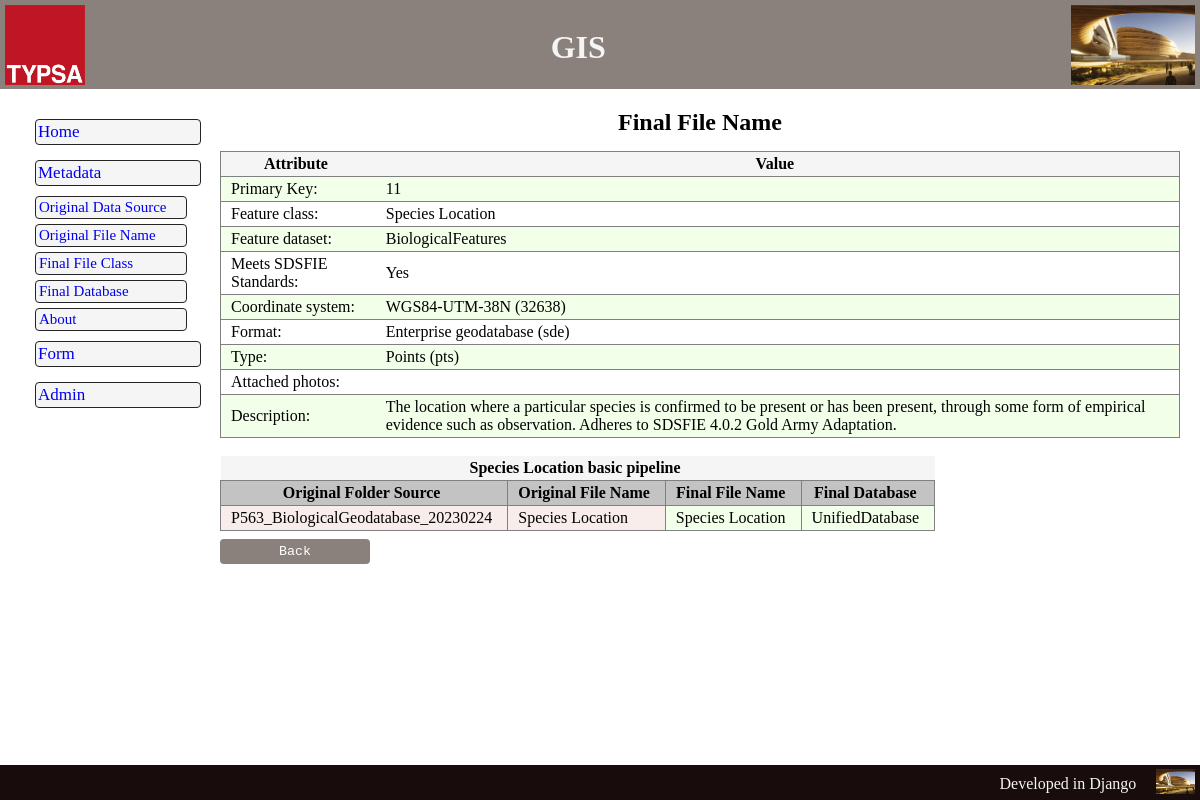
Page /metadata/ffn-detail/11/ on the committed database.
### app_satoc/models.py (models this page shows, shortened)
class FinalFileName(models.Model):
    ffn_id = models.BigAutoField(primary_key=True, verbose_name="Primary Key")
    ffn_ofs = models.ForeignKey(OriginalFolderSource, on_delete=models.SET_NULL, blank=True, null=True, verbose_name="Original Folder Source")
    ffn_ofn = ChainedForeignKey(
                                OriginalFileName,
                                chained_field="ffn_ofs",
                                chained_model_field="ofn_ofs",
                                show_all=False,
                                auto_choose=True,
                                sort=True,
                                verbose_name="Original File Name")
    ffn_fdb = models.ForeignKey(FinalDatabase, on_delete=models.SET_NULL, blank=True, null=True, verbose_name="Final Database")
    ffn_featureclass = models.CharField(max_length=80, unique=True, verbose_name="Final Feature Class Name")
    ffn_featuredataset = models.CharField(max_length=80, verbose_name="Final Feature Dataset Name")
    ffn_standard_sdsfie = models.BooleanField(default=False, verbose_name="Adheres to the SDSFIE standard")
    ffn_type = models.ForeignKey(DomainType, on_delete=models.SET_NULL, blank=True, null=True, verbose_name="Type")
    ffn_format = models.ForeignKey(DomainFormat, on_delete=models.SET_NULL, blank=True, null=True, verbose_name="Format")
    ffn_epsg = models.ForeignKey(DomainEPSG, on_delete=models.SET_NULL, blank=True, null=True, verbose_name="EPSG")
    ffn_description = models.TextField(null=True, blank=True, verbose_name="Description")

class DomainEPSG(models.Model):
    dom_cd_epsg = models.BigIntegerField(primary_key=True, verbose_name="EPSG Code")
    dom_sg_epsg = models.CharField(max_length=20, verbose_name="EPSG Acronym")
    dom_nm_epsg = models.CharField(max_length=30, verbose_name="EPSG Name")
    def __str__(self):
        return '{0} ({1})'.format(self.dom_sg_epsg, self.dom_cd_epsg)

class DomainFormat(models.Model):
    dom_sg_format = models.CharField(primary_key=True, max_length=4, verbose_name="Format Acronym")
    dom_nm_format = models.CharField(max_length=30, unique=True, verbose_name="Format Name")
    def __str__(self):
        return '{0} ({1})'.format(self.dom_nm_format, self.dom_sg_format)

class DomainType(models.Model):
    dom_cd_type = models.BigAutoField(primary_key=True, verbose_name="Type code")
    dom_sg_type = models.CharField(max_length=10, unique=True, verbose_name="Type Acronym")
    dom_nm_type = models.CharField(max_length=30, unique=True, verbose_name="Type Name")
    def __str__(self):
        return '{0} ({1})'.format(self.dom_nm_type, self.dom_sg_type)

class OriginalFolderSource(models.Model):
    ofs_id = models.BigAutoField(primary_key=True, verbose_name="Primary Key")
    ofs_name = models.CharField(max_length=80, unique=True, verbose_name="Name")
    ofs_receiptdate = models.DateField(blank=True, null=True, verbose_name="Receipt Date")
    ofs_meansofreceipt = models.CharField(max_length=20, blank=True, null=True, verbose_name="Means of Receipt")
    ofs_storageplace = models.CharField(max_length=150, blank=True, null=True, verbose_name="Storage Place")  ### Considering to use models.FilePathField
    ofs_size = models.IntegerField(blank=True, null=True, verbose_name="Size (MB)")
    ofs_featureclass = models.SmallIntegerField(blank=True, null=True, verbose_name="Number of feature classes")
    ofs_format = models.ForeignKey(DomainFormat, on_delete=models.SET_NULL, blank=True, null=True, verbose_name="Format")
    ofs_email = models.BooleanField(default=False, verbose_name="Email attached")
    ofs_description = models.TextField(null=True, blank=True, verbose_name="Description")
    def __str__(self):
        return self.ofs_name

class OriginalFileName(models.Model):
    ofn_id = models.BigAutoField(primary_key=True, verbose_name="Primary Key")
    ofn_ofs = models.ForeignKey(OriginalFolderSource, on_delete=models.DO_NOTHING, verbose_name="Original Folder Name",)
    ofn_featureclass = models.CharField(max_length=80, unique=True, blank=True, null=True, verbose_name="Original Feature Class Name")
    ofn_featuredataset = models.CharField(max_length=80, verbose_name="Original Feature Dataset Name")
    ofn_attributes = models.SmallIntegerField(blank=True, null=True, verbose_name="Number of attributes")
    ofn_epsg = models.ForeignKey(DomainEPSG, on_delete=models.SET_NULL, blank=True, null=True, verbose_name="EPSG")
    ofn_format = models.ForeignKey(DomainFormat, on_delete=models.SET_NULL, blank=True, null=True, verbose_name="Format")
    ofn_type = models.ForeignKey(DomainType, on_delete=models.SET_NULL, blank=True, null=True, verbose_name="Type")
    ofn_attached_photos = models.BooleanField(default=False, verbose_name="Attached photos")
    ofn_description = models.TextField(null=True, blank=True, verbose_name="Description")
    def __str__(self):
        return self.ofn_featureclass

class FinalDatabase(models.Model):
    fdb_id = models.BigAutoField(primary_key=True, verbose_name="Primary Key")
    fdb_database_name = models.CharField(max_length=80, unique=True, verbose_name="Final Database Name")
    fdb_storageplace = models.CharField(max_length=150, blank=True, null=True, verbose_name="Storage Place")                    ### Considering to use models.FilePathField
    fdb_format = models.ForeignKey(DomainFormat, on_delete=models.SET_NULL, blank=True, null=True, verbose_name="Format")
    fdb_database_active = models.BooleanField(default=False, verbose_name="Database is Active")
    fdb_webportal_active = models.BooleanField(default=False, verbose_name="Webportal is Active")
    fdb_moved = models.BooleanField(default=False, verbose_name="Files were totally moved")
    def __str__(self):
        return self.fdb_database_name

### app_satoc/views.py (the view)
# urls.py: path('ffn-detail/<int:pk>/', Detail_FFN, name='ffn-detail'),
def Detail_FFN(request, pk):
    finalfilename = get_object_or_404(FinalFileName, ffn_id=pk)
    context = {
        'finalfilename': finalfilename
        }
    return render(request, 'app_satoc/finalfilename_detail.html', context)

### templates/app_satoc/finalfilename_detail.html (shortened to what this page needs)
{% extends "shared/base_generic.html" %}
{% load static %}
{% block subtitle %}<h2>Final File Name</h2>{% endblock %}
{% block content %}
<table class="table_main" >
    <tbody>
        <tr><th>Attribute </th><th>Value</th></tr>
        <tr><td class="table_left_menu">Primary Key: </td><td>{{ finalfilename.ffn_id }}</td></tr>
        <tr><td class="table_left_menu">Feature class: </td><td>{{ finalfilename.ffn_featureclass }}</td></tr>
        <tr><td class="table_left_menu">Feature dataset: </td><td>{{ finalfilename.ffn_featuredataset }}</td></tr>
        <tr><td class="table_left_menu">Meets SDSFIE Standards: </td>
        {% if  finalfilename.ffn_standard_sdsfie %}
            <td>Yes</td>
        {% else %}
            <td>No</td>
        {% endif %}
        </tr>
        <tr><td class="table_left_menu">Coordinate system: </td><td>{{ finalfilename.ffn_epsg }}</td></tr>
        <tr><td class="table_left_menu">Format: </td><td>{{ finalfilename.ffn_format }}</td></tr>
        <tr><td class="table_left_menu">Type: </td><td>{{ finalfilename.ffn_type }}</td></tr>
        <tr><td class="table_left_menu">Attached photos: </td><td></td></tr>
        <tr><td class="table_left_menu">Description: </td><td>{{ finalfilename.ffn_description }}</td></tr>
    </tbody>
</table>
<br>
<table class="table_auxiliar">
    <tbody>
        <tr><th colspan="4">{{ finalfilename.ffn_featureclass }} basic pipeline</th></tr>
        <tr>
            <th class="table_auxiliar_head">Original Folder Source</th>
            <th class="table_auxiliar_head">Original File Name</th>
            <th class="table_auxiliar_head">Final File Name</th>
            <th class="table_auxiliar_head">Final Database</th>
        </tr>
        <tr class="teste">
            <td class="table_source">{{ finalfilename.ffn_ofs}}</td>
            <td class="table_source">{{ finalfilename.ffn_ofn }}</td>
            <td class="table_target">{{ finalfilename.ffn_featureclass }}</td>
            <td class="table_target">{{ finalfilename.ffn_fdb}}</td>
        </tr>
    </tbody>
</table>
{% endblock %}

### app_satoc/static/styles/styles.css (style rules this page uses)
:root { --headerwebmap: #8a807c; --footerwebmap: #190c0c; --title_subtitle: #4c4c4c; --title: #808080; --softblack: #242424; --hardgrey: #DDDDDD; --softgreen: #CCC8AA; --softgrey-color: #f5f5f5; --softgrey-colorhoover: #d7d7d7; }
* { margin: 0; padding: 0; text-decoration: none; list-style-type: none; }
body { display:grid; grid-template-rows:auto 1fr auto; min-height:100vh; min-height:100svh; }
table, th, td, tr { border-collapse: collapse; }
th, td, tr { padding: 3px 15px 3px 10px; }
.table_main { align-self: left; display: flex; justify-content: left; }
.table_main tr:nth-child(even) { background-color: rgb(242, 255, 233); border: 1px solid var(--title); }
.table_main tr:nth-child(odd) { border: 1px solid var(--title); }
.table_auxiliar { display: flex; justify-content: left; max-width: 1600px; }
.table_auxiliar_head { background-color: rgba(180, 180, 180, 0.8); border: 1px solid var(--title); }
th { background-color: var(--softgrey-color); color:var(--softblack) border: 1px solid var(--title); }
.table_source { background-color: #f8edeb; border: 1px solid var(--title); }
.table_target { background-color: rgb(242, 255, 233); border: 1px solid var(--title); }

### rows in the picture
FinalFileName: ffn_id "11", ffn_featureclass "Species Location", ffn_featuredataset "BiologicalFeatures", ffn_epsg "WGS84-UTM-38N (32638)", ffn_format "Enterprise geodatabase (sde)", ffn_type "Points (pts)", ffn_description "The location where a particular species is confirmed to be present or has been present, through some form of empirical evidence such as observation. Adheres to SDSFIE 4.0.2 Gold Army Adaptation.", ffn_ofs "P563_BiologicalGeodatabase_20230224", ffn_ofn "Species Location", ffn_fdb "UnifiedDatabase"
